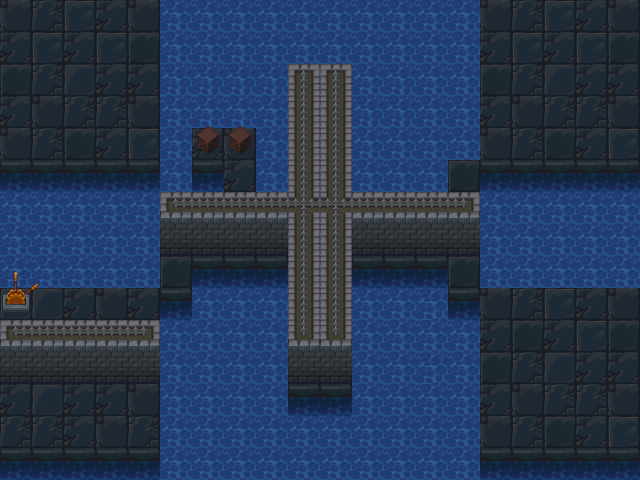

This is a level from a 2D game, rendered from its Tiled map with the project's own tilesets. A one-line summary and the map file follow, with tile-layer data summarised:
An orthogonal 20x15 tile map with 32x32 px tiles, 5 tile layers (bg, object, switchoff, switchon, ...) and 30 objects (8x button, 6x collision, 4x block, 3x water, 2x slingshot, ...).

<map version="1.0" tiledversion="1.1.4" orientation="orthogonal" renderorder="right-down" width="20" height="15" tilewidth="32" tileheight="32" infinite="0" nextobjectid="55">
 <tileset firstgid="1" name="tiles" tilewidth="32" tileheight="32" tilecount="240" columns="10">
  <image source="maps/tiles.png" width="320" height="768" />
 </tileset>
 <layer name="bg" width="20" height="15">
  <properties>
   <property name="bg" value="0" />
   <property name="tileset" value="tiles" />
  </properties>
  <data>[300 cells, 285 non-empty, 15 distinct tile ids]</data>
 </layer>
 <layer name="object" width="20" height="15">
  <properties>
   <property name="bg" value="1" />
  </properties>
  <data>[300 cells, 4 non-empty, 2 distinct tile ids]</data>
 </layer>
 <layer name="switchoff" width="20" height="15">
  <properties>
   <property name="switchoff" value="1" />
   <property name="tileset" value="tiles" />
  </properties>
  <data>[300 cells, 4 non-empty, 4 distinct tile ids]</data>
 </layer>
 <layer name="switchon" width="20" height="15">
  <properties>
   <property name="switchon" value="1" />
   <property name="tileset" value="tiles" />
  </properties>
  <data>[300 cells, 2 non-empty, 2 distinct tile ids]</data>
 </layer>
 <layer name="fg" width="20" height="15">
  <properties>
   <property name="fg" value="1" />
   <property name="tileset" value="tiles" />
  </properties>
  <data>[300 cells, 15 non-empty, 4 distinct tile ids]</data>
 </layer>
 <objectgroup name="block">
  <properties>
   <property name="block" value="1" />
  </properties>
  <object id="2" name="1" type="block" x="160.469" y="398.885" width="32" height="32" />
  <object id="24" name="4" type="block" x="65.3857" y="161.772" width="28.4317" height="29.569" />
  <object id="25" name="2" type="block" x="544.673" y="261.807" width="32" height="32" />
  <object id="26" name="3" type="block" x="448.005" y="48.9025" width="32" height="32" />
 </objectgroup>
 <objectgroup name="button">
  <properties>
   <property name="button" value="1" />
  </properties>
  <object id="5" name="1.1" type="button" x="-8" y="385" width="48.2979" height="48" />
  <object id="21" name="2.1" type="button" x="443.46" y="245.66" width="41.21" height="43.78" />
  <object id="22" name="3.1" type="button" x="442.08" y="155" width="41" height="48" />
  <object id="23" name="4.2" type="button" x="-8" y="385" width="48" height="48" />
  <object id="27" name="4.3" type="button" x="442.08" y="155" width="41" height="48" />
  <object id="28" name="4.4" type="button" x="443.456" y="245.66" width="41.2084" height="43.7756" />
  <object id="36" name="4.1" type="button" x="154.077" y="251.196" width="41.9814" height="43.0088" />
  <object id="47" name="4.5" type="button" x="222.619" y="156.901" width="34.0405" height="43.0088" />
 </objectgroup>
 <objectgroup name="collision">
  <object id="7" type="collision" x="158.884" y="210.554" width="322.211" height="45.6804" />
  <object id="8" type="collision" x="-2.0699" y="339.873" width="163.547" height="37.1747" />
  <object id="10" type="collision" x="286.889" y="86.9718" width="66.2098" height="297.874" />
  <object id="48" type="collision" x="0" y="389.751" width="33.3519" height="32" />
  <object id="52" type="collision" x="3.97046" y="277.932" width="30.4833" height="28.9598" />
  <object id="54" type="collision" x="192.17" y="127.055" width="65.1155" height="28.8304" />
 </objectgroup>
 <objectgroup name="open switch" visible="0">
  <object id="19" type="opensw" x="-0.134719" y="281.119" width="61.9228" height="35.6843" />
 </objectgroup>
 <objectgroup name="water" visible="0">
  <object id="11" type="water" x="165" y="5.78664" width="310.508" height="457.525" />
  <object id="34" type="water" x="1.08906" y="173.683" width="635.879" height="108.77" />
  <object id="35" type="water" x="0.918126" y="461.69" width="637.467" height="18.235" />
 </objectgroup>
 <objectgroup name="item" visible="0">
  <properties>
   <property name="item" value="1" />
  </properties>
  <object id="12" name="slingshot" type="slingshot" x="129.608" y="386.11" width="23.0898" height="22.0403">
   <properties>
    <property name="from" value="slingshot" />
   </properties>
  </object>
 </objectgroup>
 <objectgroup name="itemchoose" visible="0">
  <properties>
   <property name="itemchoose" value="" />
  </properties>
  <object id="13" name="slingshot" type="slingshot" x="119.207" y="380.895" width="39.4883" height="35.8565" />
 </objectgroup>
 <objectgroup name="waterright">
  <object id="4" type="waterright" x="479.563" y="24.3739" width="2.09908" height="427.436" />
  <object id="29" type="waterback" x="31.9406" y="152.797" width="578.384" height="10.8074" />
  <object id="31" type="waterfront" x="523.394" y="292.243" width="66.1947" height="3.60949" />
  <object id="37" type="waterfront" x="45.5178" y="287.862" width="66.1947" height="3.60949" />
 </objectgroup>
 <objectgroup name="waterleft">
  <object id="3" type="waterleft" x="158.578" y="0.217363" width="3.30634" height="454.819" />
 </objectgroup>
 <objectgroup name="player" visible="0">
  <object id="1" name="princess" type="player" x="86.3337" y="406.461" width="7.28129" height="10.0609">
   <ellipse />
  </object>
 </objectgroup>
</map>
